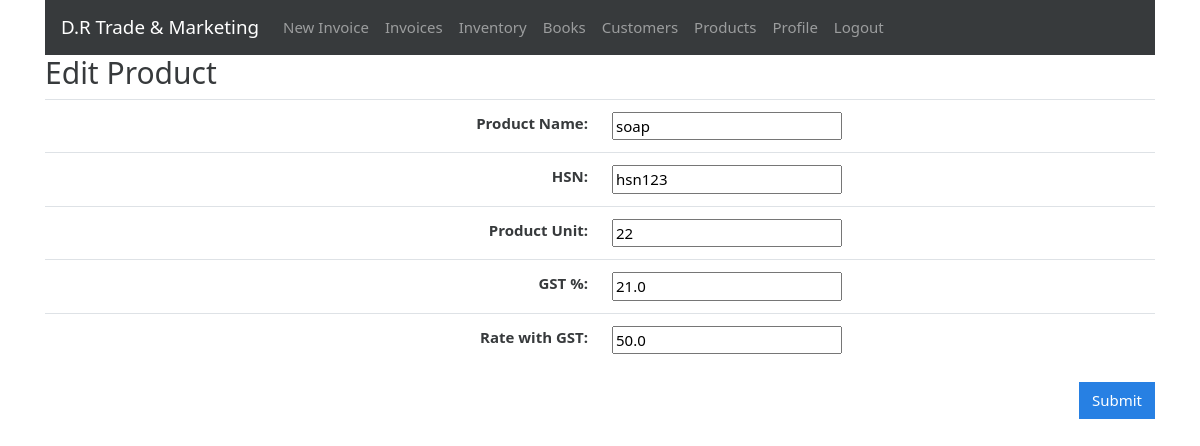
Page /products/edit/5 (signed in) on the committed database.
### gstbillingapp/models.py (models this page shows, shortened)
class Product(models.Model):
    user = models.ForeignKey(User, null=True, blank=True, on_delete=models.SET_NULL)
    product_name = models.CharField(max_length=200)
    product_hsn = models.CharField(max_length=50, null=True, blank=True)
    product_unit = models.CharField(max_length=50)
    product_gst_percentage = models.FloatField()
    product_rate_with_gst = models.FloatField()

### gstbillingapp/views.py (the view)
# urls.py: path('products/edit/<int:product_id>', views.product_edit, name='product_edit'),
@login_required
def product_edit(request, product_id):
    product_obj = get_object_or_404(Product, user=request.user, id=product_id)
    if request.method == "POST":
        product_form = ProductForm(request.POST, instance=product_obj)
        if product_form.is_valid():
            new_product = product_form.save()
            return redirect('products')
    context = {}
    context['product_form'] = ProductForm(instance=product_obj)
    return render(request, 'gstbillingapp/product_edit.html', context)

### gstbillingapp/forms.py
class ProductForm(ModelForm):
     class Meta:
         model = Product
         fields = ['product_name', 'product_hsn', 'product_unit', 'product_gst_percentage', 'product_rate_with_gst']

### gstbillingapp/templates/gstbillingapp/product_edit.html (shortened to what this page needs)
{% extends "gstbillingapp/base.html" %}
{% load static %}
{% block content %}
<h2>Edit Product</h2>
<form method="POST">
	<table class="table">
		<tbody class="two-col-form">
			<tr>
				<th scope="row" class="text-right">Product Name:</th>
				<td class="form-input-td">{{product_form.product_name}}</td>
			</tr>
			<tr>
				<th scope="row" class="text-right">HSN:</th>
				<td class="form-input-td">{{product_form.product_hsn}}</td>
			</tr>
			<tr>
				<th scope="row" class="text-right">Product Unit:</th>
				<td class="form-input-td">{{product_form.product_unit}}</td>
			</tr>
			<tr>
				<th scope="row" class="text-right">GST %:</th>
				<td class="form-input-td">{{product_form.product_gst_percentage}}</td>
			</tr>
			<tr>
				<th scope="row" class="text-right">Rate with GST:</th>
				<td class="form-input-td">{{product_form.product_rate_with_gst}}</td>
			</tr>
		</tbody>
	</table>
	<input type="submit" class="btn btn-primary float-right" value="Submit">
</form>
{% endblock %}

### gstbillingapp/static/gstbillingapp/main.css (style rules this page uses)
.two-col-form td, .two-col-form th { width: 25%; }

### rows in the picture
Product: product_name "soap", product_hsn "hsn123", product_unit "22", product_gst_percentage "21.0", product_rate_with_gst "50.0"
